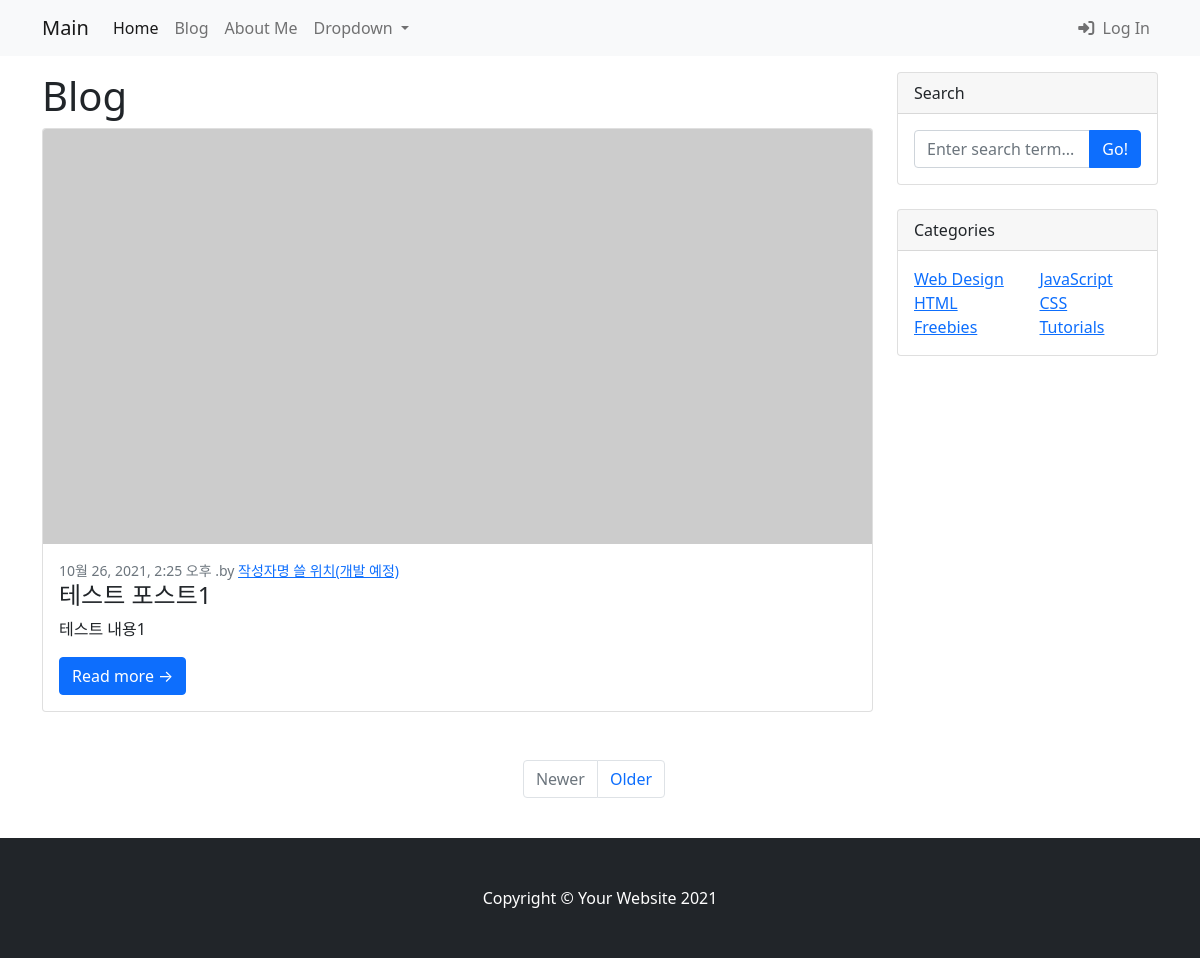
/blog/, run on an earlier commit of the app's database.
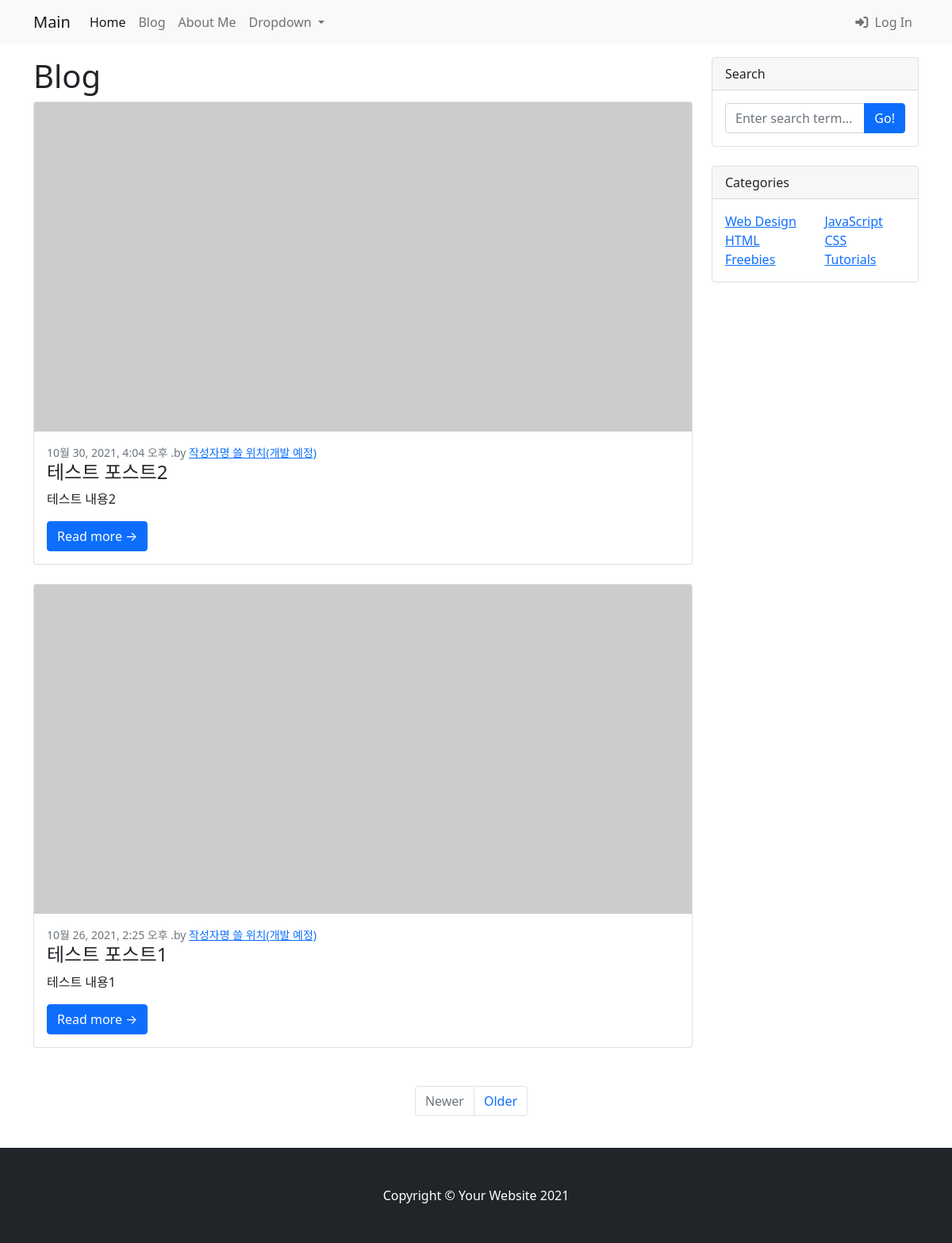
And on a later commit of the database.
### blog/models.py (models this page shows, shortened)
class Post(models.Model):
    title = models.CharField(max_length=50)
    content = models.TextField()
    created_at = models.DateTimeField(auto_now_add=True)
    updated_at = models.DateTimeField(auto_now=True)

### blog/views.py (the view)
# urls.py: path('', views.PostList.as_view(), name='list'),
class PostList(ListView):
    model = Post
    template_name = 'blog/post_list.html'
    ordering = '-pk'

### templates/blog/post_list.html (shortened to what this page needs)
<!DOCTYPE html>
{% load static %}
<html lang="en">
<head>
    <link rel="stylesheet" href="{% static 'bootstrap.min.css' %}" type="text/css">
</head>
<body>
<nav class="navbar navbar-expand-lg navbar-light bg-light">
    <div class="container">
        <a class="navbar-brand" href="/blog/">Main</a>
        <div class="collapse navbar-collapse" id="navbarSupportedContent">
            <ul class="navbar-nav me-auto mb-2 mb-lg-0">
                <li class="nav-item">
                    <a class="nav-link active" aria-current="page" href="/">Home</a>
                </li>
                <li class="nav-item">
                    <a class="nav-link" href="/blog/">Blog</a>
                </li>
                <li class="nav-item">
                    <a class="nav-link" href="/about_me/">About Me</a>
                </li>
                <li class="nav-item dropdown">
                    <a class="nav-link dropdown-toggle" href="#" id="navbarDropdown" role="button"
                       data-bs-toggle="dropdown" aria-expanded="false">
                        Dropdown
                    </a>
                </li>
            </ul>
            <ul class="navbar-nav ml-auto">
                <li class="nav-item">
                    <a class="nav-link" href="#" data-bs-toggle="modal" data-bs-target="#loginModal"><i class="fas fa-sign-in-alt"></i>&nbsp Log In</a>
                </li>
            </ul>
        </div>
    </div>
</nav>
<div class="container my-3">
    <div class="row">
        <div class="col-md-8 col-lg-9">
            <h1>Blog</h1>
            {% for post in post_list %}
            <div class="card mb-4">
                <a href="#!"><img class="card-img-top" src="https://dummyimage.com/700x350/dee2e6/6c757d.jpg" alt="..."></a>
                <div class="card-body">
                    <div class="small text-muted">{{ post.created_at }} .by <a href="#">작성자명 쓸 위치(개발 예정)</a></div>
                    <h2 class="card-title h4">{{ post.title }}</h2>
                    <p class="card-text">{{ post.content }}</p>
                    <a class="btn btn-primary" href="{% url 'blog:detail' post.pk %}">Read more →</a>
                </div>
            </div>
            {% endfor %}
        </div>
        <div class="col-md-4 col-lg-3">
            <div class="card mb-4">
                <div class="card-header">Search</div>
                <div class="card-body">
                    <div class="input-group">
                        <input class="form-control" type="text" placeholder="Enter search term..."
                               aria-label="Enter search term..." aria-describedby="button-search">
                        <button class="btn btn-primary" id="button-search" type="button">Go!</button>
                    </div>
                </div>
            </div>
            <div class="card mb-4">
                <div class="card-header">Categories</div>
                <div class="card-body">
                    <div class="row">
                        <div class="col-sm-6">
                            <ul class="list-unstyled mb-0">
                                <li><a href="#!">Web Design</a></li>
                                <li><a href="#!">HTML</a></li>
                                <li><a href="#!">Freebies</a></li>
                            </ul>
                        </div>
                        <div class="col-sm-6">
                            <ul class="list-unstyled mb-0">
                                <li><a href="#!">JavaScript</a></li>
                                <li><a href="#!">CSS</a></li>
                                <li><a href="#!">Tutorials</a></li>
                            </ul>
                        </div>
                    </div>
                </div>
            </div>
        </div>
        <ul class="pagination justify-content-center my-4">
            <li class="page-item disabled"><a class="page-link" href="#" tabindex="-1" aria-disabled="true">Newer</a>
            </li>
            <li class="page-item"><a class="page-link" href="#!">Older</a></li>
        </ul>
    </div>
</div>
<footer class="py-5 bg-dark">
    <div class="container"><p class="m-0 text-center text-white">Copyright © Your Website 2021</p></div>
</footer>
</body>
</html>

What changed in the data, as far as the page shows it:
added Post: created_at "10월 30, 2021, 4:04 오후", title "테스트 포스트2", content "테스트 내용2"
